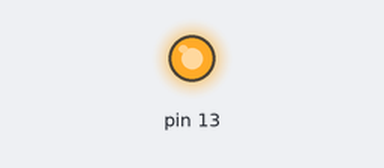
Recording of a sketch running on a simulated Arduino Uno, built with avr-gcc and run on an emulated ATmega328P. On the bench: output pins drawn as LEDs (lit = HIGH). Random numbers use the default seed unless the sketch sets one.

Above: at 0.1 s.
At 35.5 s:
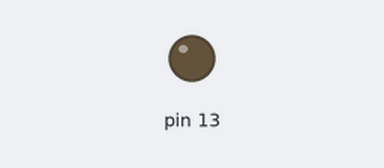
Timing chart, 0 to 40.0 s (numbered marks = the images above):
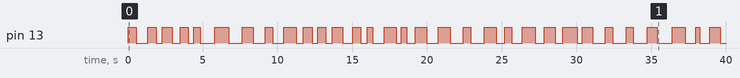

The sketch:

random.ino
```cpp
int minDelay = 250;
int maxDelay = 1000;

// the setup function runs once when you press reset or power the board
void setup() {
  // initialize digital pin 13 as an output.
  pinMode(13, OUTPUT);
}

void randomPause() {
  delay(random(minDelay, maxDelay));
}

void on() {
  digitalWrite(13, HIGH);
}

void off() {
  digitalWrite(13, LOW);
}

// the loop function runs over and over again forever
void loop() {
  on();
  randomPause();
  off();
  randomPause();
}
```

Measured:
- by itself, pin 13: LOW → HIGH at 0.00 s, → LOW 0.56 s later, → HIGH 0.75 s later, → LOW 0.57 s later, … (62 changes in this stretch)
